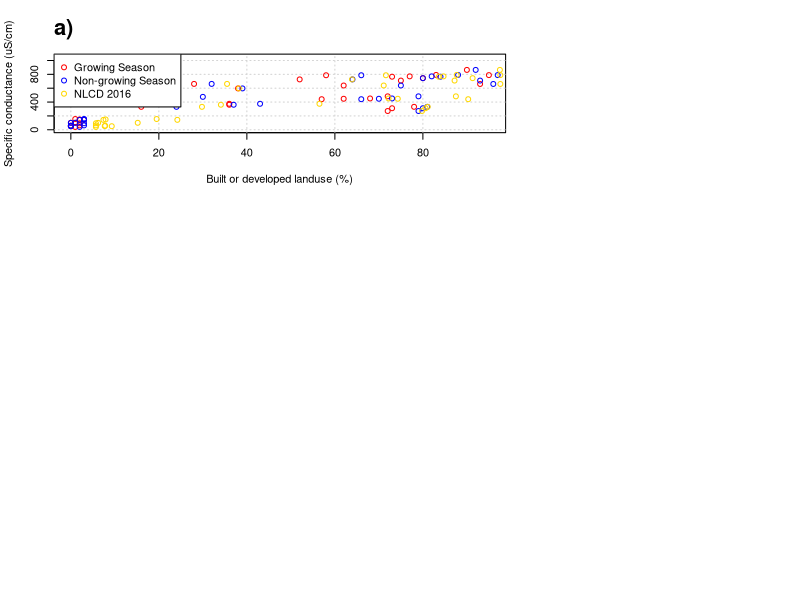

Recreate this plot in R. (Note: this script raises an error after producing the figure.)
# Hydrology results figure script
# Dan Myers, 10/25/2022

# Set working directory
setwd("C:/GIS/Projects/AGU_study/Myers et al. Mendeley Data/Hydrologic analyses")

### Step 1: Load data
# Load water quality data
medians_all <- read.csv("Water_quality_median_values_2005-2018_all_seasons.csv")

# Load LULC data
lulc_grow <- read.csv("Dynamic_World_LULC_percent_area_growing_season.csv")
lulc_non <- read.csv("Dynamic_World_LULC_percent_area_Nongrowing_season.csv")
nlcd <- read.csv("watersheds_nlcd16_stats.csv")


### Step 2: Create regression models
# Specific conductance
lm_SpeCond_growing <- lm(medians_all$Specific.conductance ~ lulc_grow$built) 
summary(lm_SpeCond_growing)
AIC(lm_SpeCond_growing)
round(confint(lm_SpeCond_growing,level=0.95),2)

lm_SpeCond_nongrowing <- lm(medians_all$Specific.conductance ~ lulc_non$built)
summary(lm_SpeCond_nongrowing)
AIC(lm_SpeCond_nongrowing)
round(confint(lm_SpeCond_nongrowing,level=0.95),2)

lm_nlcd <- lm(medians_all$Specific.conductance ~ nlcd$urb_tot_OLMH) 
summary(lm_nlcd)
AIC(lm_nlcd)
round(confint(lm_nlcd,level=0.95),2)


### Step 3: Make plots
# Start plots
windows(8.5,10)

# Layout
nf <- layout(matrix(c(1,1,2, # top
                      3,4,5, # middle
                      6,6,6), # bottom
                    nrow=3, ncol=3,byrow=TRUE))

## Specific conductance
# Growing season points
plot(lulc_grow$built, medians_all$Specific.conductance, type="n",
     xlab = "Built or developed landuse (%)", ylab="Specific conductance (uS/cm)",
     ylim=c(0,1050))
grid()
points(lulc_grow$built, medians_all$Specific.conductance,col="red")
title("a)",adj=0, cex.main=2)

# Nongrowing season points
points(lulc_non$built, medians_all$Specific.conductance, col="blue")

# NLCD 2016 points
points(nlcd$urb_tot_OLMH, medians_all$Specific.conductance, col="gold")

# Legend
legend("topleft",legend=c("Growing Season", "Non-growing Season", "NLCD 2016"), col=c("red", "blue","gold"),pch=1,
       bg="white")


## Plot 95% confidence intervals
# Growing
x=lulc_grow$built
model= lm_SpeCond_growing
pr <- predict(model, interval='confidence')
xpr <- data.frame(x=x,pr=pr) %>% arrange(x)
lines(xpr$x, xpr$pr.lwr,col=2,lty=3,lwd=0.5)
lines(xpr$x, xpr$pr.upr,col=2,lty=3,lwd=0.5)

# Nongrowing
x=lulc_non$built
model= lm_SpeCond_nongrowing
pr <- predict(model, interval='confidence')
xpr <- data.frame(x=x,pr=pr) %>% arrange(x)
lines(xpr$x, xpr$pr.lwr,col="blue",lty=3,lwd=0.5)
lines(xpr$x, xpr$pr.upr,col="blue",lty=3,lwd=0.5)

# NLCD
x=nlcd$urb_tot_OLMH
model= lm_nlcd
pr <- predict(model, interval='confidence')
xpr <- data.frame(x=x,pr=pr) %>% arrange(x)
lines(xpr$x, xpr$pr.lwr,col="gold",lty=3,lwd=0.5)
lines(xpr$x, xpr$pr.upr,col="gold",lty=3,lwd=0.5)

# Add models
lines((lulc_grow$built), lm_SpeCond_growing$fitted.values, col="red") 
lines((lulc_non$built), lm_SpeCond_nongrowing$fitted.values, col="blue")
lines((nlcd$urb_tot_OLMH), lm_nlcd$fitted.values, col="gold")

## MONO BUCK barcharts
data1 <- data.frame(model=c("Dyn. World\ngrowing","Dyn. World\nnon-growing","NLCD\n2016"), 
                    surfQmm = c(242.59, 289.58,307.07),
                    Nyield_kgHa = c(0.753, 1.139,2.847),
                    SOPyield_kgHa = c(0.053, 0.075,0.209))

# Make barplots
# Runoff
barplot(data1$surfQmm ~ data1$model, xlab="",
        ylab="Surface runoff (mm)",col=c("firebrick3","deepskyblue2","gold"),las=2)
grid()
barplot(data1$surfQmm ~ data1$model, xlab="",
        ylab="Surface runoff (mm)",col=c("firebrick3","deepskyblue2","gold"),las=2,add=T)
title("b)",adj=0, cex.main=2)

# Nitrate yield
barplot(data1$Nyield_kgHa ~ data1$model, xlab="",
        ylab="Nitrate yield (kg N/ha)",col=c("firebrick3","deepskyblue2","gold"),las=2)
grid()
barplot(data1$Nyield_kgHa ~ data1$model, xlab="",
        ylab="Nitrate yield (kg N/ha)",col=c("firebrick3","deepskyblue2","gold"),las=2,add=T)

title("c)",adj=0, cex.main=2)

# SOP yield
barplot(data1$SOPyield_kgHa ~ data1$model, xlab="",
        ylab="Soluble phosphorus yield (kg P/ha)",col=c("firebrick3","deepskyblue2","gold"),las=2)
grid()
barplot(data1$SOPyield_kgHa ~ data1$model, xlab="",
        ylab="Soluble phosphorus yield (kg P/ha)",col=c("firebrick3","deepskyblue2","gold"),las=2,add=T)
title("d)",adj=0, cex.main=2)


## Calibrated results

# Load data
data1 <- read.csv("obs_sim_data.csv")
obs <- data1$Flow_cms_obs
grow <- data1$Flow_growing
non <- data1$Flow_nongrowing
Flow_NLCD16 <- data1$Flow_NLCD16
date <- as.Date(data1$Date, format="%m/%d/%Y")

### Obs/sim plot
plot(log(obs), log(grow), col="red",xlab="log(Observed data (cms))",
     ylab="log(Model result (cms))",pch=20)
title("e)",adj=0, cex.main=2)
grid()
points(log(obs),log(non),col="blue",pch=20)
points(log(obs),log(Flow_NLCD16),col="gold",pch=20)
abline(0,1, lwd=2, col="darkgrey", lty=2)
legend("bottomright",legend=c("Grow.","Non-g.","NLCD"), col=c("red","blue","gold"), pch=16,bg="white")

# Plot it (10/1/2015 to 9/30/2016)
start <- "2015-10-01"
end <- "2016-09-30"

### Time series plot
plot(date,obs, type='n', xlim=c(as.Date(start, format="%Y-%m-%d"),as.Date(end, format="%Y-%m-%d")),
     ylim=c(0,30), xlab="Date (2016 water year)",
     ylab="Discharge (cms)")
grid()
lines(date,obs,col="black", lwd=4)
lines(date,grow, col="red", lwd=3)
lines(date,non, col="blue", lwd=3, lty=2)
lines(date,Flow_NLCD16,col="gold",lwd=3,lty=3)
title("f)",adj=0, cex.main=2)

# Add legend
legend("topleft", legend=c("Observed","Growing season model", "Non-grow. season model","NLCD 2016 model"), 
       lty=c(1,1,2,3), lwd=c(4,3,3,3), col=c("black","red","blue","gold"),bg="white")
